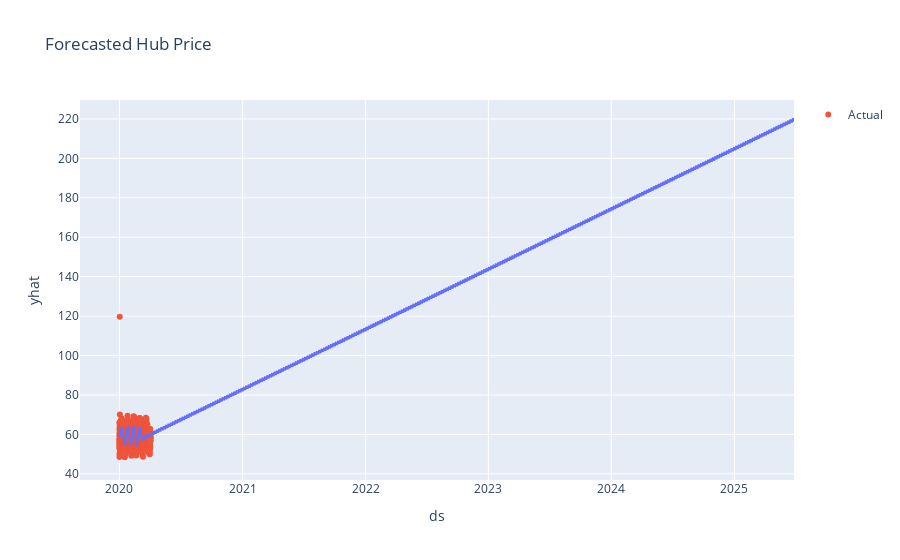

The cell this chart's notebook holds for it:
### Code cell
import plotly.express as px

fig = px.line(forecast, x='ds', y='yhat', title='Forecasted Hub Price')
fig.add_scatter(x=df['ds'], y=df['y'], mode='markers', name='Actual')
fig.show()

### Figure 1 — Plotly figure (JSON) as saved in the notebook; plotly's stock layout.template omitted (floating-point values rounded to 4 significant figures; data arrays with more than 128 entries replaced by an {"elided": "..."} marker saying what was removed)
{"data": [{"hovertemplate": "ds=%{x}<br>yhat=%{y}<extra></extra>", "legendgroup": "", "line": {"color": "#636efa", "dash": "solid"}, "marker": {"symbol": "circle"}, "mode": "lines", "name": "", "showlegend": false, "type": "scattergl", "x": {"elided": "48093 str values"}, "xaxis": "x", "y": {"elided": "48093 float values"}, "yaxis": "y"}, {"mode": "markers", "name": "Actual", "type": "scatter", "x": {"elided": "2208 str values"}, "y": {"elided": "2208 float values"}}], "layout": {"legend": {"tracegroupgap": 0}, "title": {"text": "Forecasted Hub Price"}, "xaxis": {"anchor": "y", "domain": [0, 1], "title": {"text": "ds"}}, "yaxis": {"anchor": "x", "domain": [0, 1], "title": {"text": "yhat"}}}}
